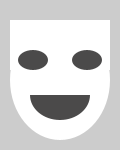
Frame 1 (no input)
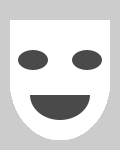
Frame 60 (the mouse pressed at the canvas centre just before this capture)
Frame 120 (the mouse held since frame 60 and released just before this capture): identical to frame 60, image omitted

The Processing sketch that drew these frames (run headless with seeded random() and noise(); from frame 60 on, the mouse is pressed at the canvas centre):

// Processing sketch: mascaraicon
// ── mascaraicon.pde
void setup() {
  size(120, 150);
}

void draw() {
 
  fill(255);
  noStroke();
  rect(10, 20, 100, 50); //(272, 40, 100, 50); 242
  ellipse(60, 80, 100, 120); 
  fill(#4B4A4A); 

  ellipse(33, 60, 30, 20);//olhos
  ellipse(87, 60, 30, 20);
  
  //boca
  arc(60, 95, 60, 50, PI*2, PI*3);
}
